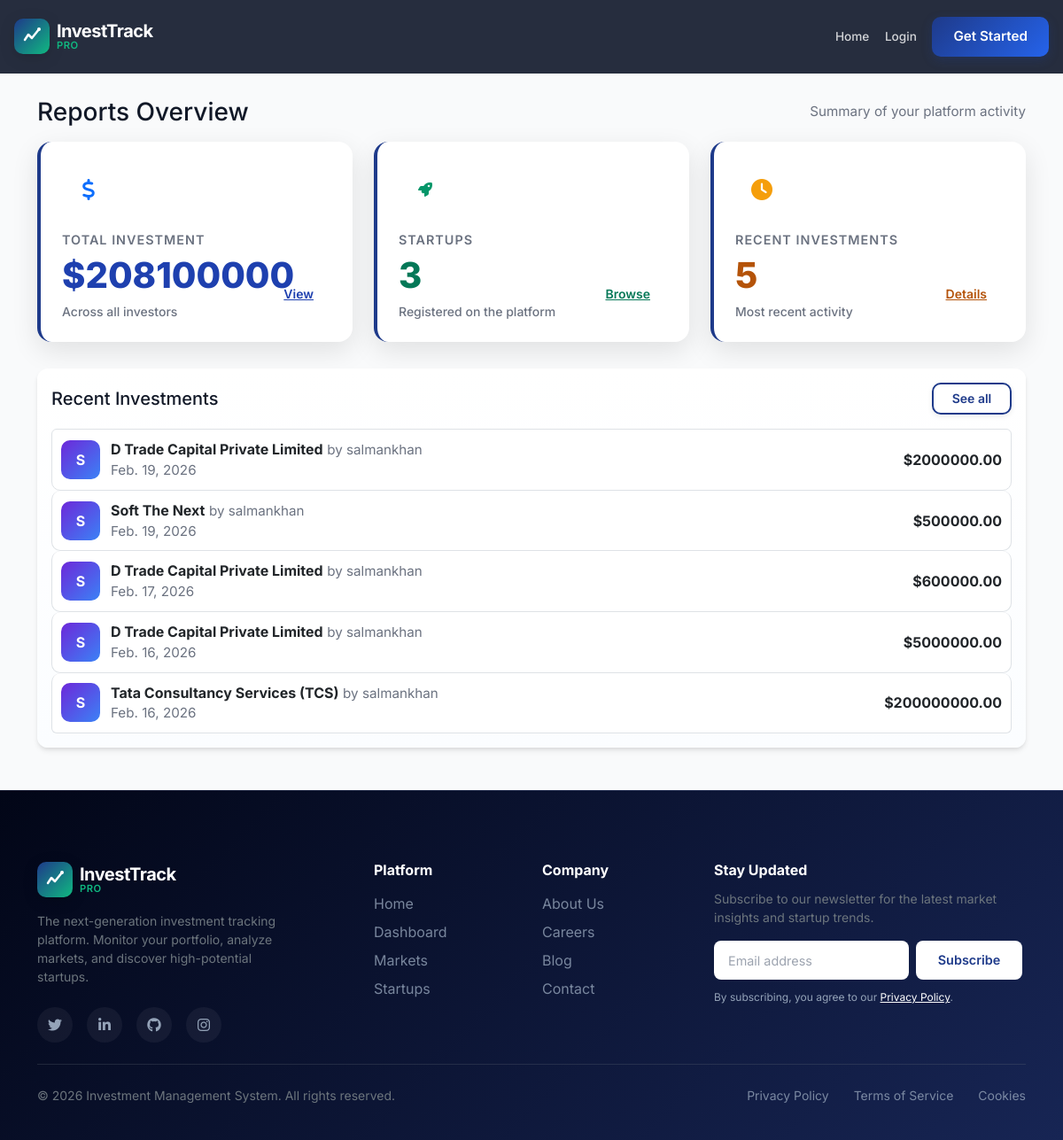
The page /reports/ on the database its author committed.
### core/models.py (models this page shows, shortened)
class Investment(models.Model):
    STAGE_CHOICES = [
        ('Seed', 'Seed'),
        ('Series A', 'Series A'),
        ('Series B', 'Series B'),
        ('Series C', 'Series C'),
        ('IPO', 'IPO'),
    ]
    investor = models.ForeignKey(User, on_delete=models.CASCADE, related_name='investments')
    startup = models.ForeignKey(Startup, on_delete=models.CASCADE, related_name='investments')
    amount = models.DecimalField(max_digits=12, decimal_places=2)
    date = models.DateField()
    stage = models.CharField(max_length=20, choices=STAGE_CHOICES)
    equity_percentage = models.DecimalField(max_digits=5, decimal_places=2, help_text="Equity percentage owned")

class Startup(models.Model):
    name = models.CharField(max_length=255)
    image = models.ImageField(upload_to='startups/', blank=True, null=True)
    description = models.TextField()
    industry = models.CharField(max_length=100)
    founder = models.CharField(max_length=255)
    founded_date = models.DateField()
    created_at = models.DateTimeField(auto_now_add=True)
    contact_email = models.EmailField(blank=True, null=True)
    website = models.URLField(blank=True, null=True)

### core/views.py (the view)
# urls.py: path('reports/', ReportsOverviewView.as_view(), name='reports_overview'),
class ReportsOverviewView(TemplateView):
    template_name = 'reports/overview.html'
    def get_context_data(self, **kwargs):
        context = super().get_context_data(**kwargs)
        context['total_investment'] = Investment.objects.aggregate(Sum('amount'))['amount__sum'] or 0
        context['total_startups'] = Startup.objects.count()
        context['recent_investments'] = Investment.objects.order_by('-date')[:10]
        return context

### templates/reports/overview.html (shortened to what this page needs)
{% extends 'base.html' %}
{% block content %}
<div class="container py-5">
    <div class="d-flex justify-content-between align-items-center mb-3">
        <h3 class="m-0">Reports Overview</h3>
        <div class="text-muted small">Summary of your platform activity</div>
    </div>
    <div class="overview-cards">
        <div class="stat-card stat-gradient-1">
            <div class="d-flex justify-content-between align-items-start">
                <div>
                    <div class="stat-icon bg-white text-primary">
                        <i class="fas fa-dollar-sign"></i>
                    </div>
                    <div class="stat-title">Total Investment</div>
                    <div class="stat-value">${{ total_investment }}</div>
                    <div class="stat-sub">Across all investors</div>
                </div>
                <div class="cta"><a href="{% url 'investments_report' %}" class="text-white text-decoration-underline">View</a></div>
            </div>
        </div>
        <div class="stat-card stat-gradient-2">
            <div class="d-flex justify-content-between align-items-start">
                <div>
                    <div class="stat-icon bg-white text-success">
                        <i class="fas fa-rocket"></i>
                    </div>
                    <div class="stat-title">Startups</div>
                    <div class="stat-value">{{ total_startups }}</div>
                    <div class="stat-sub">Registered on the platform</div>
                </div>
                <div class="cta"><a href="{% url 'startups_report' %}" class="text-white text-decoration-underline">Browse</a></div>
            </div>
        </div>
        <div class="stat-card stat-gradient-3">
            <div class="d-flex justify-content-between align-items-start">
                <div>
                    <div class="stat-icon bg-white text-warning">
                        <i class="fas fa-clock"></i>
                    </div>
                    <div class="stat-title">Recent Investments</div>
                    <div class="stat-value">{{ recent_investments|length }}</div>
                    <div class="stat-sub">Most recent activity</div>
                </div>
                <div class="cta"><a href="{% url 'investments_report' %}" class="text-white text-decoration-underline">Details</a></div>
            </div>
        </div>
    </div>
    <div class="recent-investments-card">
        <div class="d-flex justify-content-between align-items-center mb-3">
            <h5 class="m-0">Recent Investments</h5>
            <a href="{% url 'investments_report' %}" class="btn btn-sm btn-outline-secondary">See all</a>
        </div>
        {% if recent_investments %}
        <div class="list-group">
            {% for inv in recent_investments %}
            <div class="recent-investments-item list-group-item">
                <div class="avatar" style="background:linear-gradient(135deg, #6D28D9, #3B82F6);">{{ inv.investor.username|first|upper }}</div>
                <div class="meta">
                    <div><strong>{{ inv.startup.name }}</strong> <small class="text-muted">by {{ inv.investor.username }}</small></div>
                    <div class="text-muted small">{{ inv.date }}</div>
                </div>
                <div class="amount">${{ inv.amount }}</div>
            </div>
            {% endfor %}
        </div>
        {% else %}
        <div class="text-muted">No recent investments.</div>
        {% endif %}
    </div>
</div>
{% endblock %}

### rows shown on the page
Investment: investor.username|first "S", startup.name "D Trade Capital Private Limited", investor.username "salmankhan", date "Feb. 19, 2026", amount "2000000.00"
Investment: investor.username|first "S", startup.name "Soft The Next", investor.username "salmankhan", date "Feb. 19, 2026", amount "500000.00"
Investment: investor.username|first "S", startup.name "D Trade Capital Private Limited", investor.username "salmankhan", date "Feb. 17, 2026", amount "600000.00"
Investment: investor.username|first "S", startup.name "D Trade Capital Private Limited", investor.username "salmankhan", date "Feb. 16, 2026", amount "5000000.00"
Investment: investor.username|first "S", startup.name "Tata Consultancy Services (TCS)", investor.username "salmankhan", date "Feb. 16, 2026", amount "200000000.00"

### other values the page prints
{{ total_investment }} "208100000"
{{ total_startups }} "3"
{{ recent_investments|length }} "5"
